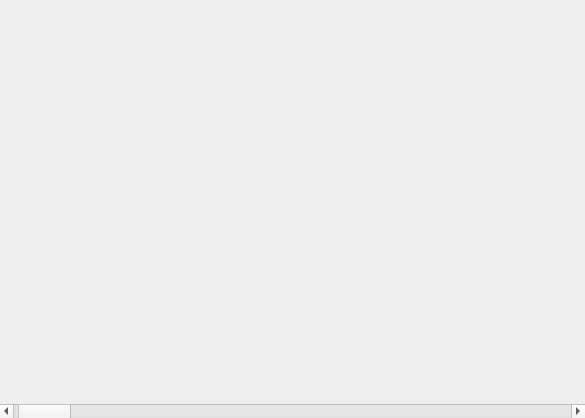
<?xml version="1.0" encoding="UTF-8"?>
<ui version="4.0">
 <class>QScope</class>
 <widget class="QWidget" name="QScope">
  <property name="geometry">
   <rect>
    <x>0</x>
    <y>0</y>
    <width>585</width>
    <height>418</height>
   </rect>
  </property>
  <property name="windowTitle">
   <string>QScope</string>
  </property>
  <layout class="QVBoxLayout" name="verticalLayout">
   <property name="spacing">
    <number>0</number>
   </property>
   <property name="leftMargin">
    <number>0</number>
   </property>
   <property name="topMargin">
    <number>0</number>
   </property>
   <property name="rightMargin">
    <number>0</number>
   </property>
   <property name="bottomMargin">
    <number>0</number>
   </property>
   <item>
    <widget class="QCsGraph" name="graph" native="true"/>
   </item>
   <item>
    <widget class="QScrollBar" name="sbarRange">
     <property name="maximum">
      <number>99</number>
     </property>
     <property name="value">
      <number>1</number>
     </property>
     <property name="orientation">
      <enum>Qt::Horizontal</enum>
     </property>
    </widget>
   </item>
  </layout>
 </widget>
 <customwidgets>
  <customwidget>
   <class>QCsGraph</class>
   <extends>QWidget</extends>
   <header>qcsgraph.h</header>
   <container>1</container>
   <slots>
    <signal>zoomXChanged()</signal>
    <slot>s_movePositionX(int)</slot>
   </slots>
  </customwidget>
 </customwidgets>
 <resources/>
 <connections>
  <connection>
   <sender>graph</sender>
   <signal>zoomXChanged()</signal>
   <receiver>QScope</receiver>
   <slot>s_adjustHScrollBar()</slot>
   <hints>
    <hint type="sourcelabel">
     <x>292</x>
     <y>200</y>
    </hint>
    <hint type="destinationlabel">
     <x>292</x>
     <y>208</y>
    </hint>
   </hints>
  </connection>
  <connection>
   <sender>graph</sender>
   <signal>zoomXChanged()</signal>
   <receiver>graph</receiver>
   <slot>update()</slot>
   <hints>
    <hint type="sourcelabel">
     <x>292</x>
     <y>200</y>
    </hint>
    <hint type="destinationlabel">
     <x>292</x>
     <y>200</y>
    </hint>
   </hints>
  </connection>
  <connection>
   <sender>sbarRange</sender>
   <signal>valueChanged(int)</signal>
   <receiver>graph</receiver>
   <slot>s_movePositionX(int)</slot>
   <hints>
    <hint type="sourcelabel">
     <x>292</x>
     <y>409</y>
    </hint>
    <hint type="destinationlabel">
     <x>292</x>
     <y>200</y>
    </hint>
   </hints>
  </connection>
 </connections>
 <slots>
  <slot>s_adjustHScrollBar()</slot>
  <slot>s_moveGraph(int)</slot>
 </slots>
</ui>
